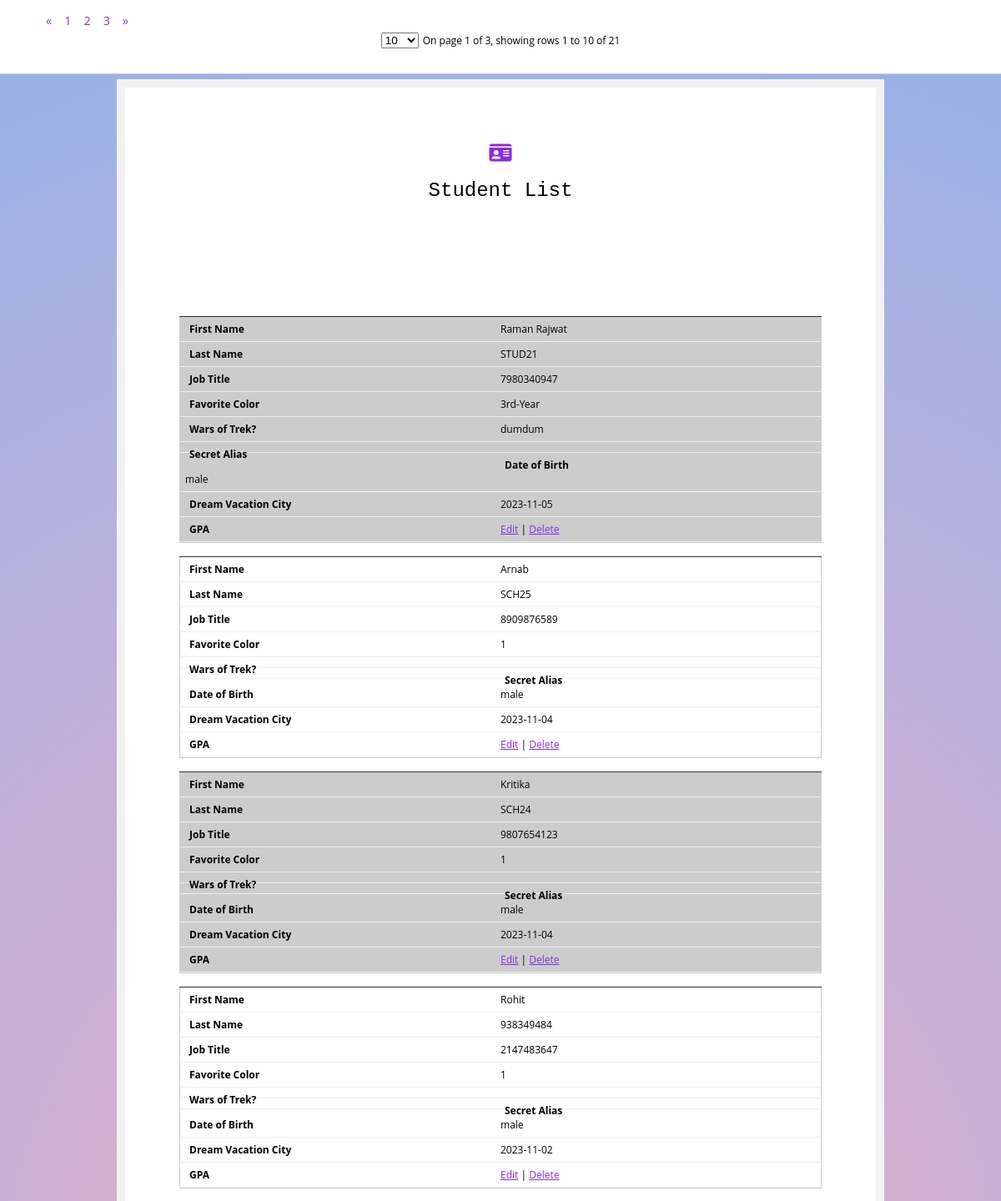
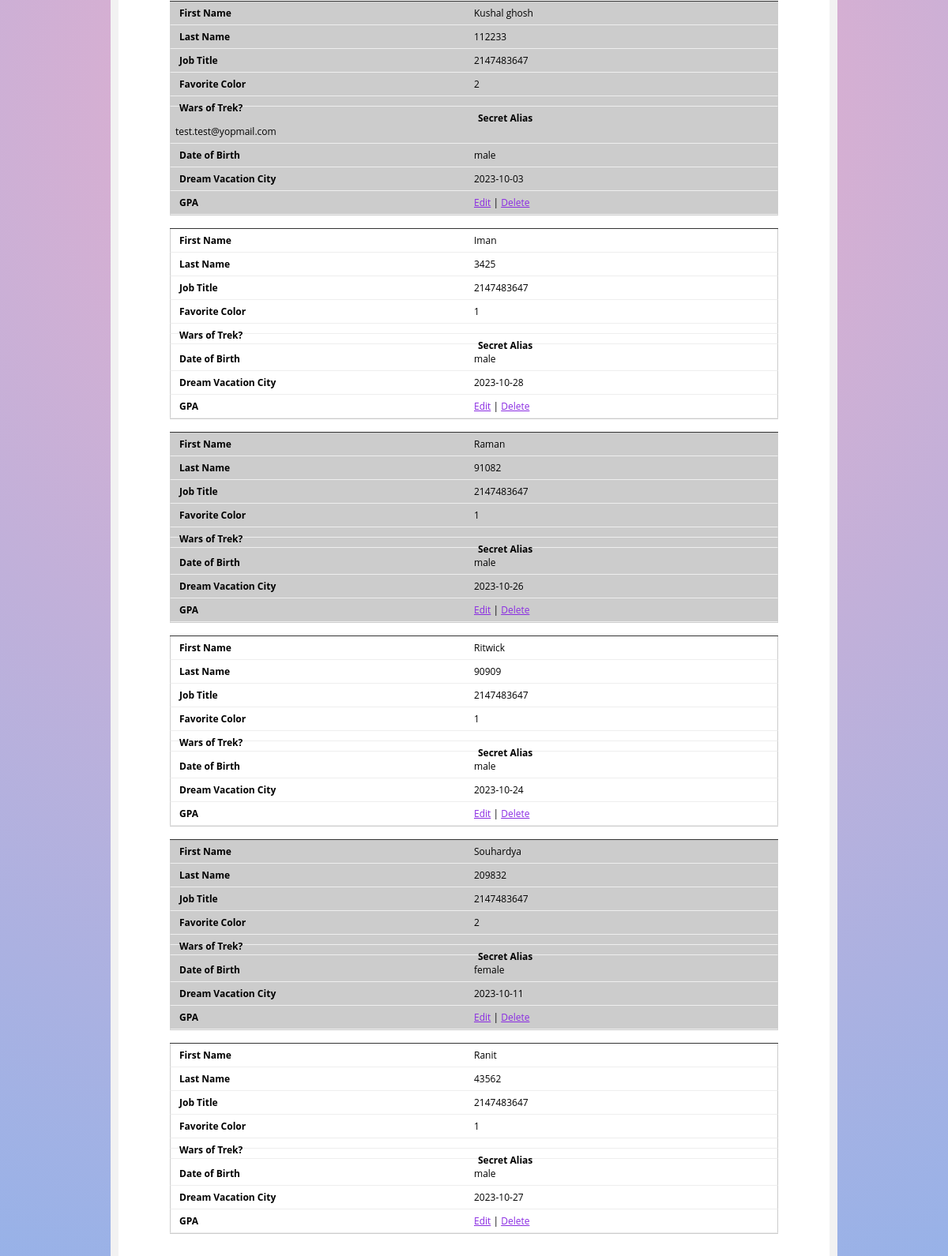
The app's page /student_list.php with its own data (2 pictures, top to bottom).
### tables this page shows
CREATE TABLE `student_registration` (
  `Student_id` int(11) NOT NULL,
  `Student_name` varchar(500) NOT NULL,
  `Student_reg_no` varchar(256) NOT NULL,
  `Phone_no` varchar(255) NOT NULL,
  `Address` varchar(1000) NOT NULL,
  `Guardian_phone` varchar(255) NOT NULL,
  `Email` varchar(500) NOT NULL,
  `Gender` varchar(20) NOT NULL,
  `Joining_date` date NOT NULL,
  `Class` varchar(50) NOT NULL,
  `Date_of_birth` date NOT NULL,
  `Status` char(1) NOT NULL DEFAULT 'Y'
);

### student_list.php (the view, shortened to what this page needs)
<?php
include("conn.php");
$sql=mysqli_query($conn,"SELECT * FROM student_registration  WHERE Status='Y' ORDER BY `Student_id` DESC");
?>
<!DOCTYPE html>
<html lang="en">
<head>
    <link rel = "stylesheet" href="https://cdnjs.cloudflare.com/ajax/libs/font-awesome/6.1.1/css/all.min.css" />
    <link rel="stylesheet"  href="student_list.css">
</head>
<body>
<div class="form-box">
  <h1><a href="index.php"><i class="fa-sharp fa-solid fa-id-card"></i></a></h1>
  <h1>Student List</h1>
<div id="DataTable">
  <div id="table_box_bootstrap"></div>
  <table>
    <tbody class="scroll-pane">
        <?php  while($arr=mysqli_fetch_array($sql)){?>
        <tr>
        <td><?php echo $arr['Student_name'] ?></td>
        <td><?php echo $arr['Student_reg_no'] ?></td>
        <td><?php echo $arr['Phone_no'] ?></td>
        <td><?php echo $arr['Class'] ?></td>
        <td><?php echo $arr['Address'] ?></td>
        <td><?php echo $arr['Email'] ?></td>
        <td><?php echo $arr['Gender'] ?></td>
        <td><?php echo $arr['Joining_date'] ?></td>
        <td><a href="student_edit.php?stud=<?php echo $arr['Student_id'] ?>">Edit</a> | <a href="student_del.php?stud=<?php echo $arr['Student_id'] ?>">Delete</td>
        </tr>
        <?php } ?>
  </tbody>
</table>
</div>
        </div>
</body>
</html>

### student_list.css (style rules this page uses)
body { counter-reset: my-sec-counter; font-family: 'Open Sans', sans-serif; font-size: 12px; background: rgb(238,174,202); background: radial-gradient(circle, rgba(238,174,202,1) 0%, rgba(148,178,233,1) 100%); margin-top: 95px; }
.form-box { max-width: 800px; margin: auto; padding: 50px; background: #ffffff; border: 10px solid #f2f2f2; }
h1 { text-align: center; font-family:Arial, Helvetica, sans-serif; font: 2em "typewriter", monospace; align-self: center; }
#DataTable { position:relative; padding: 15px; box-sizing: border-box; }
table { width: 100%; border-collapse: collapse; }
td, th { padding: 6px; border: 1px solid #ccc; text-align: left; box-sizing: border-box; }
tr:nth-of-type(odd) { background: #eee; }
@media only screen 
      and (max-width: 760px), (min-device-width: 768px) 
      and (max-device-width: 1024px) { table { margin-top: 106px; } }
@media only screen 
      and (max-width: 760px), (min-device-width: 768px) 
      and (max-device-width: 1024px) { table, thead, tbody, th, td, tr { display: block; } }
@media only screen 
      and (max-width: 760px), (min-device-width: 768px) 
      and (max-device-width: 1024px) { tr { margin: 0 0 1rem 0; overflow: auto; border-bottom: 1px solid #ccc; } }
@media only screen 
      and (max-width: 760px), (min-device-width: 768px) 
      and (max-device-width: 1024px) { tbody tr:before { counter-increment: my-sec-counter; content: ""; background-color:#333; display: block; height: 1px; } }
@media only screen 
      and (max-width: 760px), (min-device-width: 768px) 
      and (max-device-width: 1024px) { tr:nth-child(odd) { background: #ccc; } }
@media only screen 
      and (max-width: 760px), (min-device-width: 768px) 
      and (max-device-width: 1024px) { td { border: none; border-bottom: 1px solid #eee; margin-right: 0%; display: block; border-right: 1px solid #ccc; border-left: 1px solid #ccc; box-sizing:border-box; } }
@media only screen 
      and (max-width: 760px), (min-device-width: 768px) 
      and (max-device-width: 1024px) { td:before { font-weight: bold; width: 50%; float:left; box-sizing:border-box; padding-left: 5px; } }
@media only screen 
      and (max-width: 760px), (min-device-width: 768px) 
      and (max-device-width: 1024px) { td:nth-of-type(1):before { content: "First Name"; } }
@media only screen 
      and (max-width: 760px), (min-device-width: 768px) 
      and (max-device-width: 1024px) { td:nth-of-type(2):before { content: "Last Name"; } }
@media only screen 
      and (max-width: 760px), (min-device-width: 768px) 
      and (max-device-width: 1024px) { td:nth-of-type(3):before { content: "Job Title"; } }
@media only screen 
      and (max-width: 760px), (min-device-width: 768px) 
      and (max-device-width: 1024px) { td:nth-of-type(4):before { content: "Favorite Color"; } }
@media only screen 
      and (max-width: 760px), (min-device-width: 768px) 
      and (max-device-width: 1024px) { td:nth-of-type(5):before { content: "Wars of Trek?"; } }
@media only screen 
      and (max-width: 760px), (min-device-width: 768px) 
      and (max-device-width: 1024px) { td:nth-of-type(6):before { content: "Secret Alias"; } }
@media only screen 
      and (max-width: 760px), (min-device-width: 768px) 
      and (max-device-width: 1024px) { td:nth-of-type(7):before { content: "Date of Birth"; } }
@media only screen 
      and (max-width: 760px), (min-device-width: 768px) 
      and (max-device-width: 1024px) { td:nth-of-type(8):before { content: "Dream Vacation City"; } }
@media only screen 
      and (max-width: 760px), (min-device-width: 768px) 
      and (max-device-width: 1024px) { td:nth-of-type(9):before { content: "GPA"; } }
a { color: blueviolet; }

### records on screen
student_registration: Student_name "Raman Rajwat", Student_reg_no "STUD21", Phone_no "7980340947", Class "3rd-Year", Address "dumdum", Gender "male", Joining_date "2023-11-05"
student_registration: Student_name "Arnab", Student_reg_no "SCH25", Phone_no "8909876589", Class "1", Gender "male", Joining_date "2023-11-04"
student_registration: Student_name "Kritika", Student_reg_no "SCH24", Phone_no "9807654123", Class "1", Gender "male", Joining_date "2023-11-04"
student_registration: Student_name "Rohit", Student_reg_no "938349484", Phone_no "2147483647", Class "1", Gender "male", Joining_date "2023-11-02"
student_registration: Student_name "Kushal ghosh", Student_reg_no "112233", Phone_no "2147483647", Class "2", Email "test.test@yopmail.com", Gender "male", Joining_date "2023-10-03"
student_registration: Student_name "Iman", Student_reg_no "3425", Phone_no "2147483647", Class "1", Gender "male", Joining_date "2023-10-28"
student_registration: Student_name "Raman", Student_reg_no "91082", Phone_no "2147483647", Class "1", Gender "male", Joining_date "2023-10-26"
student_registration: Student_name "Ritwick", Student_reg_no "90909", Phone_no "2147483647", Class "1", Gender "male", Joining_date "2023-10-24"
student_registration: Student_name "Souhardya", Student_reg_no "209832", Phone_no "2147483647", Class "2", Gender "female", Joining_date "2023-10-11"
student_registration: Student_name "Ranit", Student_reg_no "43562", Phone_no "2147483647", Class "1", Gender "male", Joining_date "2023-10-27"
